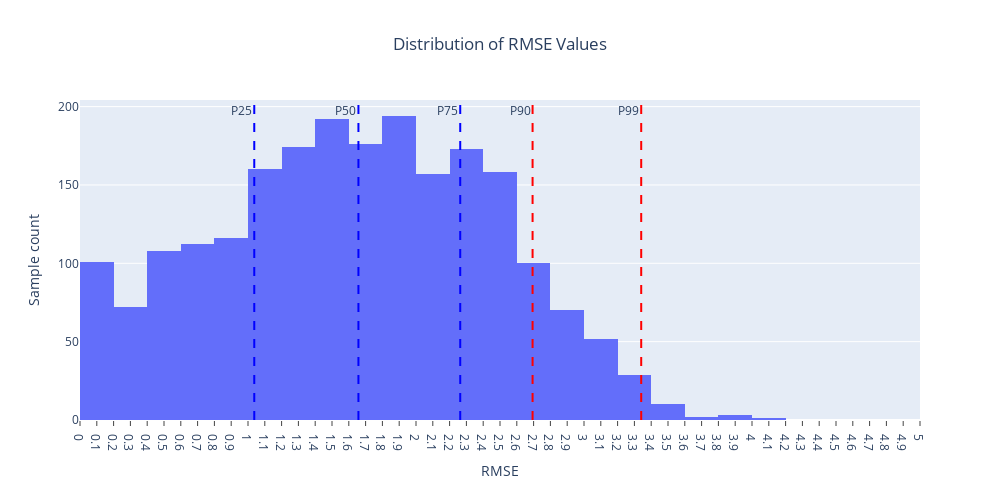

Write notebook code for a chart like this one.
### Code cell
import plotly.express as px
import pandas as pd

rmse_per_element = torch.sqrt(nn.MSELoss(reduction='none')(lgr_preds, targets))
rmse_all = rmse_per_element.flatten().cpu().numpy()
df_all = pd.DataFrame({'RMSE': rmse_all})

fig = px.histogram(df_all, x='RMSE',
                   nbins=30,
                   title='Distribution of RMSE Values',
                   labels={'RMSE': 'RMSE','count': 'Sample count'})

# Calculate quantiles including 25th, 50th, 75th, 90th and 99th
quantile_values = df_all['RMSE'].quantile([0.25, 0.5, 0.75, 0.9, 0.99])

for q, val in quantile_values.items():
    fig.add_vline(
        x=val,
        line_dash='dash',
        line_color='red' if q >= 0.9 else 'blue',
        annotation_text=f"P{int(q*100)}",
        annotation_position="top left"
    )

# Update layout to show vertical grid lines and set more frequent ticks
fig.update_layout(
    template='plotly',
    height=500,
    width=1000,
    xaxis=dict(
        dtick=0.1,  # set interval between ticks (adjust as needed)
        tick0=0,
        ticks="outside",
        range=[0, 5]
        
    ),
    title_x=0.5,
    yaxis=dict(showgrid=True),
    yaxis_title='Sample count',
    # xaxis=dict(range=[0.8, 3.0], dtick=0.5),
)

fig.show()

### Figure 1 — Plotly figure (JSON) as saved in the notebook; plotly's stock layout.template omitted (floating-point values rounded to 4 significant figures; data arrays with more than 128 entries replaced by an {"elided": "..."} marker saying what was removed)
{"data": [{"bingroup": "x", "hovertemplate": "RMSE=%{x}<br>count=%{y}<extra></extra>", "legendgroup": "", "marker": {"color": "#636efa", "pattern": {"shape": ""}}, "name": "", "nbinsx": 30, "orientation": "v", "showlegend": false, "type": "histogram", "x": {"elided": "2160 float values"}, "xaxis": "x", "yaxis": "y"}], "layout": {"annotations": [{"showarrow": false, "text": "P25", "x": 1.037, "xanchor": "right", "xref": "x", "y": 1, "yanchor": "top", "yref": "y domain"}, {"showarrow": false, "text": "P50", "x": 1.657, "xanchor": "right", "xref": "x", "y": 1, "yanchor": "top", "yref": "y domain"}, {"showarrow": false, "text": "P75", "x": 2.263, "xanchor": "right", "xref": "x", "y": 1, "yanchor": "top", "yref": "y domain"}, {"showarrow": false, "text": "P90", "x": 2.694, "xanchor": "right", "xref": "x", "y": 1, "yanchor": "top", "yref": "y domain"}, {"showarrow": false, "text": "P99", "x": 3.34, "xanchor": "right", "xref": "x", "y": 1, "yanchor": "top", "yref": "y domain"}], "barmode": "relative", "height": 500, "legend": {"tracegroupgap": 0}, "shapes": [{"line": {"color": "blue", "dash": "dash"}, "type": "line", "x0": 1.037, "x1": 1.037, "xref": "x", "y0": 0, "y1": 1, "yref": "y domain"}, {"line": {"color": "blue", "dash": "dash"}, "type": "line", "x0": 1.657, "x1": 1.657, "xref": "x", "y0": 0, "y1": 1, "yref": "y domain"}, {"line": {"color": "blue", "dash": "dash"}, "type": "line", "x0": 2.263, "x1": 2.263, "xref": "x", "y0": 0, "y1": 1, "yref": "y domain"}, {"line": {"color": "red", "dash": "dash"}, "type": "line", "x0": 2.694, "x1": 2.694, "xref": "x", "y0": 0, "y1": 1, "yref": "y domain"}, {"line": {"color": "red", "dash": "dash"}, "type": "line", "x0": 3.34, "x1": 3.34, "xref": "x", "y0": 0, "y1": 1, "yref": "y domain"}], "title": {"text": "Distribution of RMSE Values", "x": 0.5}, "width": 1000, "xaxis": {"anchor": "y", "domain": [0, 1], "dtick": 0.1, "range": [0, 5], "tick0": 0, "ticks": "outside", "title": {"text": "RMSE"}}, "yaxis": {"anchor": "x", "domain": [0, 1], "showgrid": true, "title": {"text": "Sample count"}}}}
